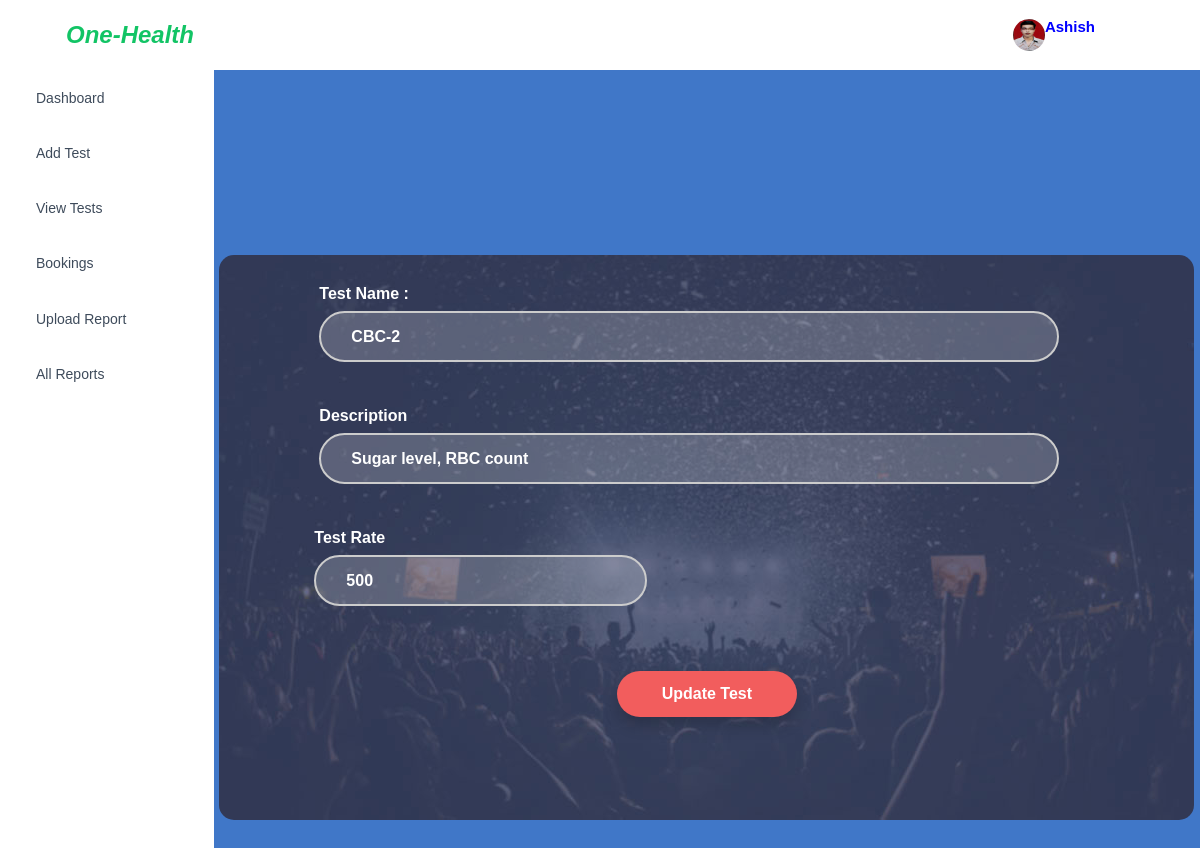
/employee/emp-edit-test/14 (signed in), run on the app's committed database.
### employee/models.py (models this page shows, shortened)
class Employee(models.Model):
    fname = models.CharField(max_length=10)
    lname = models.CharField(max_length=10)
    email = models.EmailField(unique= True)
    mobile = models.IntegerField()
    lab_id = 'lab202100012345A'
    password = models.CharField(max_length=10, unique=True)
    pic = models.FileField(upload_to='emp-pic',null=True,blank=True)

class Test(models.Model):
    employee = models.ForeignKey(Employee,on_delete=models.CASCADE)
    test_name = models.CharField(max_length=20)
    test_added_by = models.DateTimeField(auto_now_add=True)
    test_desc = models.TextField()
    test_rate = models.IntegerField()

### employee/views.py (the view)
# urls.py: path('emp-edit-test/<int:pk>',views.emp_edit_test,name='emp-edit-test'),
def emp_edit_test(request,pk):
    uid = Employee.objects.get(email=request.session['email'])
    test = Test.objects.get(id=pk)
    if request.method == "POST":
        test.test_name = request.POST['test_name']
        test.test_desc = request.POST['test_desc']
        test.test_rate = request.POST['test_rate']
        test.save()
        msg = "Test Edited Successfully"
        return redirect('emp-view-test')
    else:
        return render(request,'emp-edit-test.html',{'test': test,'uid':uid})

### employee/templates/emp-edit-test.html (shortened to what this page needs)
{% extends 'emp-header.html' %}
{% load static %}
{% block content %}
<!DOCTYPE html>
<html>
<head>
	<link rel="stylesheet" type="text/css" href="{% static 'add-test2/css/nunito-font.css' %}">
    <link rel="stylesheet" href="{% static 'add-test2/css/style.css' %}"/>
</head>
<body class="form-v9">
	<div class="page-content">
		<div class="form-v9-content" style="background-image: url('{% static 'add-test2/images/form-v9.jpg' %}')">
			<form class="form-detail" action="{% url 'emp-edit-test' test.id %}" method="POST">
				<div>
					<div>
                        <label> Test Name : </label>
						<input style="color:white" type="text" name="test_name"  class="input-text" value="{{test.test_name}}" >
					</div>
					<div>
                    	<label> Description </label>
						<input style="color:white" type="text" name="test_desc"  class="input-text" value="{{test.test_desc}}" >					</div>
				    </div>
				<div class="form-row">
						<label> Test Rate </label>
						<input style="color:white" type="text" name="test_rate"  class="input-text" value="{{test.test_rate}}">
					</div>
				<div class="form-row-last">
					<input style="color:white" type="submit" class="register" value="Update Test">
				</div>
			</form>
		</div>
	</div>
</body>
</html>
{% endblock %}

### employee/templates/emp-header.html (shortened to what this page needs)
{% load static %}
<!DOCTYPE html>
<html lang="en">
  <head>
    <link rel="stylesheet" href="{% static 'assets/vendors/mdi/css/materialdesignicons.min.css' %}">
    <link rel="stylesheet" href="{% static 'assets/vendors/css/vendor.bundle.base.css' %}">
    <link rel="stylesheet" href="{% static 'assets/css/style.css' %}">
  </head>
  <body>
    <div class="container-scroller">
      <nav class="navbar default-layout-navbar col-lg-12 col-12 p-0 fixed-top d-flex flex-row">
        <div class="text-center navbar-brand-wrapper d-flex align-items-center justify-content-center">
          <a class="navbar-brand brand-logo" href=""><i style="color:#12c465;"><b>One-Health</b></i></a>
        </div>
        <div class="navbar-menu-wrapper d-flex align-items-stretch">
          <ul class="navbar-nav navbar-nav-right">
            <li class="nav-item nav-profile dropdown">
              <a class="nav-link dropdown-toggle" href="#" data-toggle="dropdown" aria-expanded="false">
                <div class="nav-profile-img">
                  <img src="{{uid.pic.url}}" alt="image">
                 </div>
                <div class="text">
                  <p style="color:blue;"><b>{{uid.fname}}</b></p>
                </div>
              </a>
            </li>
            <li class="nav-item nav-settings d-none d-lg-block">
              <a class="nav-link" href="#">
                <i class="mdi mdi-format-line-spacing"></i>
              </a>
            </li>
          </ul>
        </div>
      </nav>
      <div class="container-fluid page-body-wrapper">
        <nav class="sidebar sidebar-offcanvas" id="sidebar">
          <ul class="nav">
            <li class="nav-item">
              <a class="nav-link" href="{% url 'emp-dashboard' %}">
                <span class="menu-title">Dashboard</span>
                <i class="mdi mdi-home menu-icon"></i>
              </a>
            </li>
            <li class="nav-item">
              <a class="nav-link" href="{% url 'emp-add-test' %}" >
                <span class="menu-title">Add Test</span>
                <i class="menu-arrow"></i>
                <i class="mdi mdi-crosshairs-gps menu-icon"></i>
             </a>
            </li>
            <li class="nav-item">
              <a class="nav-link" href="{% url 'emp-view-test' %}">
                <span class="menu-title">View Tests</span>
                <i class="mdi mdi-contacts menu-icon"></i>
              </a>
            </li>
            <li class="nav-item">
              <a class="nav-link" href="{% url 'emp-all-bookings' %}">
                <span class="menu-title">Bookings</span>
                <i class="mdi mdi-format-list-bulleted menu-icon"></i>
              </a>
            </li>
            <li class="nav-item">
              <a class="nav-link" href="{% url 'update-report' %}">
                <span class="menu-title">Upload Report</span>
                <i class="mdi mdi-chart-bar menu-icon"></i>
              </a>
            </li>
            <li class="nav-item">
              <a class="nav-link" href="{% url 'all-reports' %}">
                <span class="menu-title">All Reports</span>
                <i class="mdi mdi-chart-bar menu-icon"></i>
              </a>
            </li>
          </ul>
        </nav>
        {% block content %}
        {% endblock %}
        </div>
      </div>
  </body>
</html>

### customer/static/add-test2/css/style.css (style rules this page uses)
body { margin: 0; }
.page-content { width: 100%; margin: 0 auto; background: #4077c8; display: flex; display: -webkit-flex; justify-content: center; -o-justify-content: center; -ms-justify-content: center; -moz-justify-content: center; -webkit-justify-content: center; align-items: center; -o-align-items: center; -ms-align-items: center; -moz-align-items: center; -webkit-align-items: center; }
.form-v9-content { width: 975px; border-radius: 15px; -o-border-radius: 15px; -ms-border-radius: 15px; -moz-border-radius: 15px; -webkit-border-radius: 15px; margin: 185px 0; font-family: 'Nunito', sans-serif; color: #fff; font-weight: 700; font-size: 16px; position: relative; }
.form-v9-content .form-detail { padding: 30px 135px 30px 100px; position: relative; }
.form-v9-content .form-row { width: 45%; }
.form-v9-content .form-detail .form-row-last { text-align: center; }
.form-v9-content .form-detail .input-text { margin-bottom: 45px; }
.form-v9-content .form-detail input { width: 100%; padding: 14.5px 0px 14.5px 30px; border: 2px solid #ccc; appearance: unset; -moz-appearance: unset; -webkit-appearance: unset; -o-appearance: unset; -ms-appearance: unset; outline: none; -moz-outline: none; -webkit-outline: none; -o-outline: none; -ms-outline: none; border-radius: 27.5px; -o-border-radius: 27.5px; -ms-border-radius: 27.5px; -moz-border-radius: 27.5px; -webkit-border-radius: 27.5px; font-family: 'Nunito', sans-serif; font-size: 16px; font-weight: 700; background: rgba(255, 255, 255, 0.2) }
.form-v9-content .form-detail .register { background: #f25d5d; border-radius: 25px; -o-border-radius: 25px; -ms-border-radius: 25px; -moz-border-radius: 25px; -webkit-border-radius: 25px; width: 180px; box-shadow: 0px 8px 16px 0px rgba(0, 0, 0, 0.2); -o-box-shadow: 0px 8px 16px 0px rgba(0, 0, 0, 0.2); -ms-box-shadow: 0px 8px 16px 0px rgba(0, 0, 0, 0.2); -moz-box-shadow: 0px 8px 16px 0px rgba(0, 0, 0, 0.2); -webkit-box-shadow: 0px 8px 16px 0px rgba(0, 0, 0, 0.2); border: none; margin: 20px 0 73px 35px; cursor: pointer; font-family: 'Nunito', sans-serif; color: #fff; font-weight: 700; font-size: 16px; }
.form-v9-content .form-detail .form-row-last input { padding: 14px; }

### data on the page
Employee: pic (picture), fname "Ashish"
Test: test_name "CBC-2", test_desc "Sugar level, RBC count", test_rate "500"
